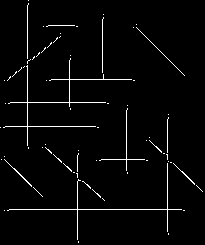
#> input picture iamgeline.png, 205 x 245 px
$ jupyter execute 5Lines.ipynb
#> lines starting #> are read from the running program, lines starting #| are printed output that depends on the picture; after the words box and inside, x2 and y2 are one past the last pixel; in counts of white or black regions, pixels touching at a corner belong together
# Write a Python program to identify horizontal, vertical lines from an image

[cell 1]
import cv2
import matplotlib.pyplot as plt
import numpy as np

image=cv2.imread('iamgeline.png',cv2.IMREAD_GRAYSCALE)
#> image: shape (245, 205); 2.7% white in thin lines or dots
verticalKernal=np.ones((15,1),np.uint8)
horizontalKernal=np.ones((1,15),np.uint8)

verticalLines=cv2.erode(image,verticalKernal,iterations=1)
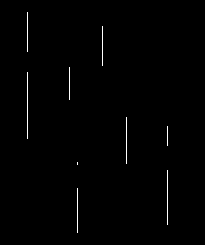
#> verticalLines: shape (245, 205); 0.7% white in thin lines or dots, all inside (x1, y1, x2, y2) = (27, 12, 168, 233)
horizontalLines=cv2.erode(image,horizontalKernal,iterations=1)
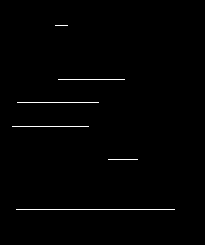
#> horizontalLines: shape (245, 205); 0.85% white in thin lines or dots, all inside (x1, y1, x2, y2) = (12, 25, 175, 210)

plt.figure(figsize=(12,8))

plt.subplot(131)
plt.imshow(image,cmap='gray')
plt.axis('off')
plt.title('Orginal')

plt.subplot(132)
plt.imshow(verticalLines,cmap='gray')
plt.axis('off')
plt.title('Vertical Lines')

plt.subplot(133)
plt.imshow(horizontalLines,cmap='gray')
plt.title('Horizontal Lines')
plt.axis('off')
plt.tight_layout()
plt.show()
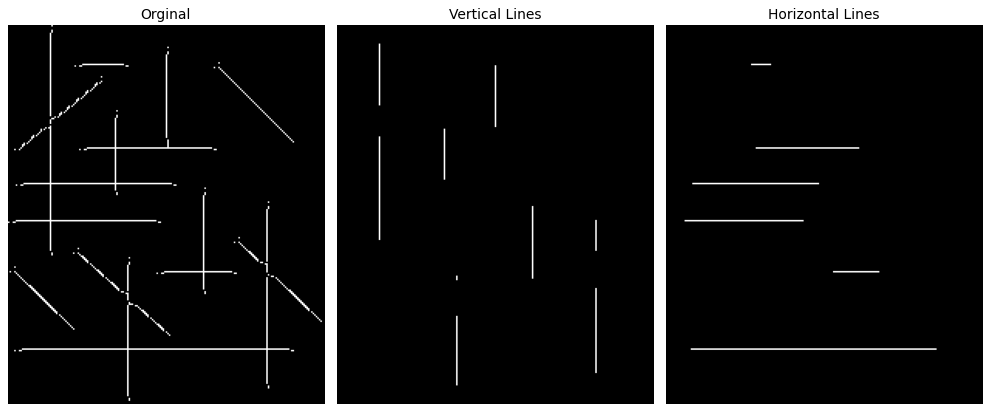
#> figure drawn by matplotlib, 3 panels

$ run again, with coin2.jpg saved as iamgeline.png
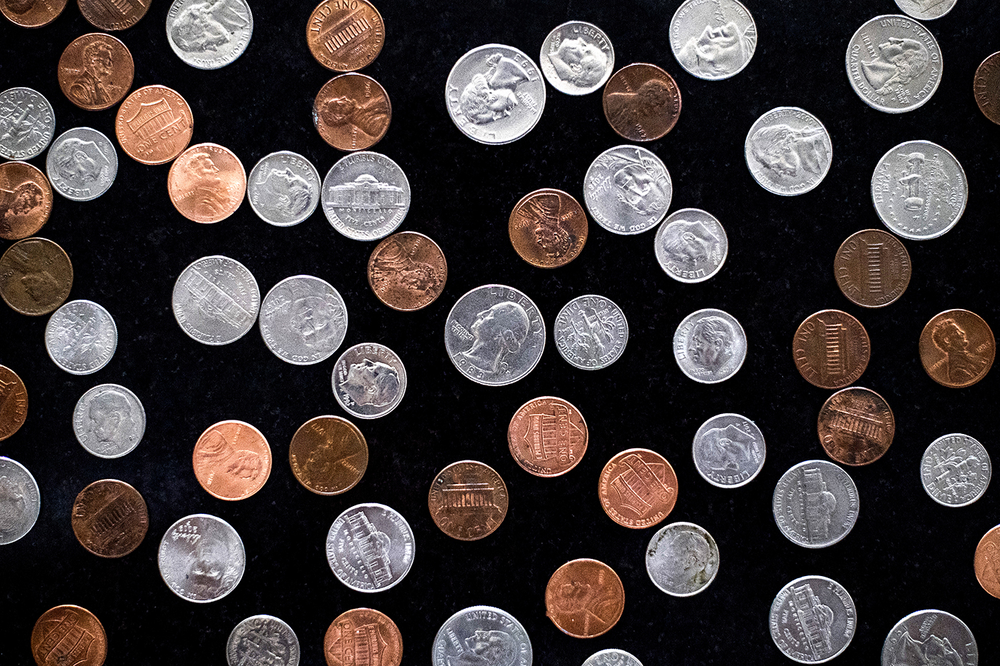
#> input picture coin2.jpg, 1000 x 666 px, shrunk from 1400 x 933 before the run
#> `horizontalLines=cv2.erode(image,horizontalKernal,iterations=1)`:
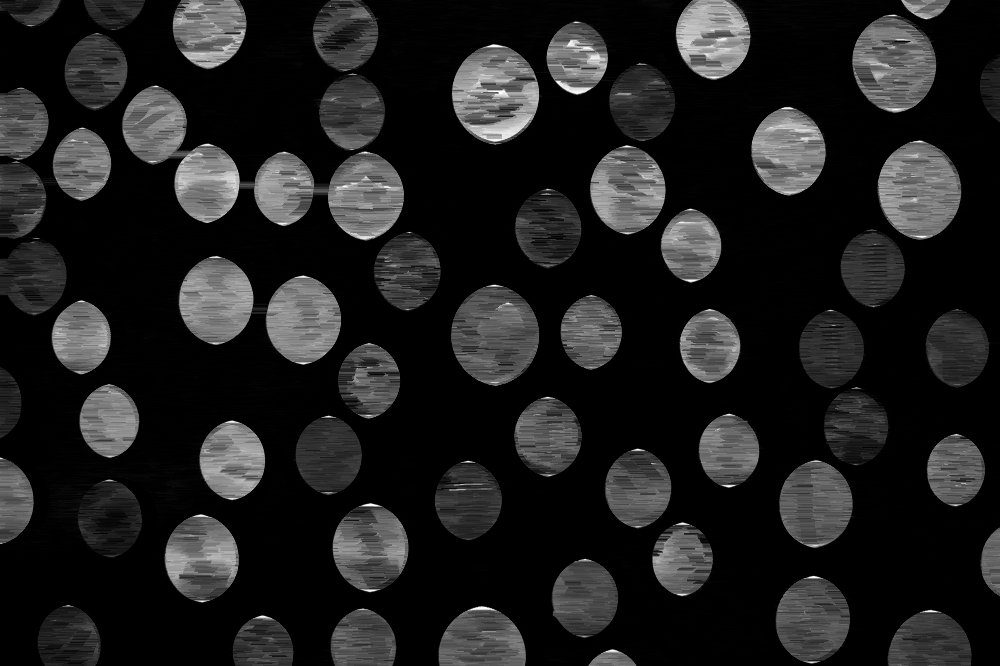
#> horizontalLines: shape (666, 1000); min 0, max 255, mean 31.6
#> `plt.show()`:
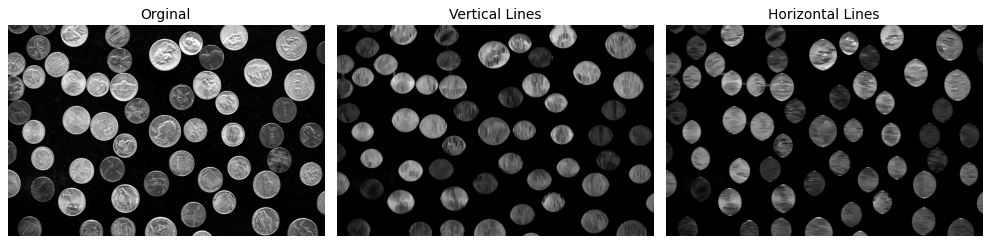
#> figure drawn by matplotlib, 3 panels
